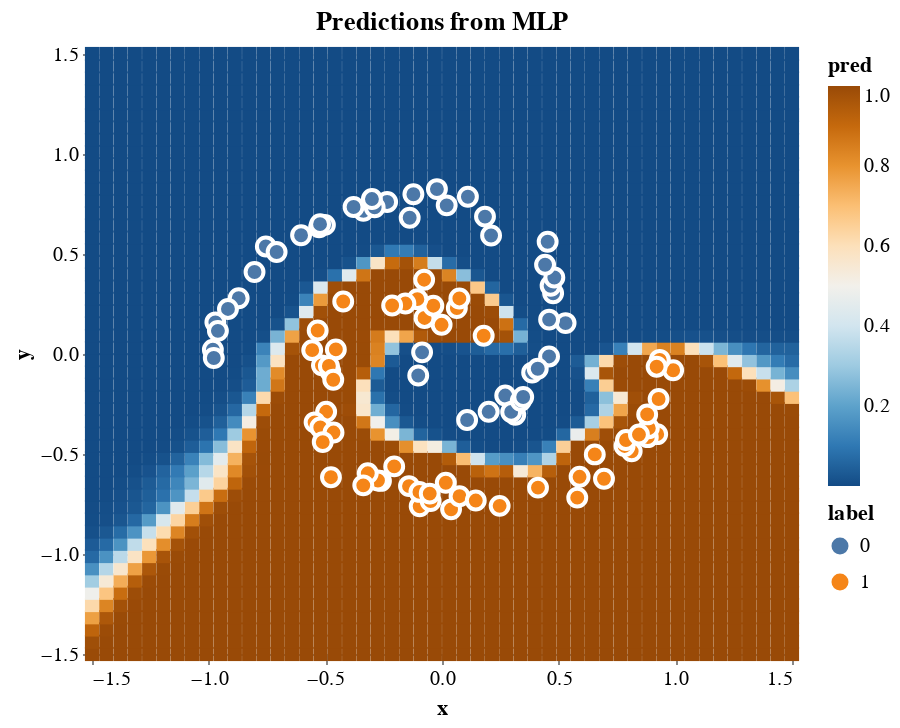

Notebook code for this chart:
### Code cell
# Plot predictions
pred_chart = prediction_plot(xs, y)
chart = pred_chart + spiral_chart
chart

### Figure 1 — Vega-Lite specification as saved in the notebook (floating-point values rounded to 4 significant figures; data arrays with more than 128 entries replaced by an {"elided": "..."} marker saying what was removed)
{"config": {"view": {"continuousWidth": 300, "continuousHeight": 300}}, "layer": [{"data": {"name": "data-d226f5ac77c2f7310d3b239c7c5e01b8"}, "mark": {"type": "square", "opacity": 1, "size": 50}, "encoding": {"color": {"field": "pred", "scale": {"scheme": "blueorange"}, "type": "quantitative"}, "x": {"field": "x", "scale": {"domain": [-1.5, 1.5], "nice": false}, "type": "quantitative"}, "y": {"field": "y", "scale": {"domain": [-1.5, 1.5], "nice": false}, "type": "quantitative"}}, "title": "Predictions from MLP"}, {"data": {"name": "data-ea5f926ea559a091408d708f08741c63"}, "mark": {"type": "circle", "opacity": 1, "size": 80, "stroke": "white"}, "encoding": {"color": {"field": "label", "type": "nominal"}, "x": {"field": "x", "scale": {"domain": [-1.5, 1.5], "nice": false}, "type": "quantitative"}, "y": {"field": "y", "scale": {"domain": [-1.5, 1.5], "nice": false}, "type": "quantitative"}}}], "height": 300, "width": 350, "$schema": "https://vega.github.io/schema/vega-lite/v5.20.1.json", "datasets": {"data-d226f5ac77c2f7310d3b239c7c5e01b8": {"elided": "2500 records"}, "data-ea5f926ea559a091408d708f08741c63": [{"x": -0.08531, "y": 0.008334, "label": 0}, {"x": 0.1787, "y": 0.09108, "label": 1}, {"x": 0.06364, "y": 0.2299, "label": 1}, {"x": -0.1018, "y": -0.1074, "label": 0}, {"x": -0.001736, "y": 0.1459, "label": 1}, {"x": 0.0744, "y": 0.2778, "label": 1}, {"x": -0.07479, "y": 0.1803, "label": 1}, {"x": -0.03717, "y": 0.2415, "label": 1}, {"x": -0.1055, "y": 0.2743, "label": 1}, {"x": -0.07655, "y": 0.3715, "label": 1}, {"x": -0.1569, "y": 0.2522, "label": 1}, {"x": 0.1076, "y": -0.33, "label": 0}, {"x": 0.2, "y": -0.2889, "label": 0}, {"x": -0.2137, "y": 0.2426, "label": 1}, {"x": 0.271, "y": -0.2078, "label": 0}, {"x": 0.3139, "y": -0.3035, "label": 0}, {"x": 0.2965, "y": -0.2895, "label": 0}, {"x": 0.3377, "y": -0.2342, "label": 0}, {"x": 0.348, "y": -0.2151, "label": 0}, {"x": -0.4233, "y": 0.2626, "label": 1}, {"x": 0.3863, "y": -0.09285, "label": 0}, {"x": -0.5328, "y": 0.1173, "label": 1}, {"x": -0.4549, "y": 0.02297, "label": 1}, {"x": 0.4588, "y": -0.01218, "label": 0}, {"x": 0.4103, "y": -0.07362, "label": 0}, {"x": -0.4793, "y": -0.08519, "label": 1}, {"x": -0.5563, "y": 0.01929, "label": 1}, {"x": -0.5145, "y": -0.05687, "label": 1}, {"x": -0.4848, "y": -0.05956, "label": 1}, {"x": 0.5296, "y": 0.1546, "label": 0}, {"x": -0.4661, "y": -0.1289, "label": 1}, {"x": 0.4591, "y": 0.1721, "label": 0}, {"x": -0.4965, "y": -0.289, "label": 1}, {"x": 0.4763, "y": 0.3038, "label": 0}, {"x": -0.546, "y": -0.3418, "label": 1}, {"x": -0.5216, "y": -0.3674, "label": 1}, {"x": 0.4655, "y": 0.3409, "label": 0}, {"x": -0.4649, "y": -0.3928, "label": 1}, {"x": -0.5111, "y": -0.4405, "label": 1}, {"x": 0.4814, "y": 0.3824, "label": 0}, {"x": 0.4417, "y": 0.4463, "label": 0}, {"x": -0.4759, "y": -0.616, "label": 1}, {"x": 0.4528, "y": 0.5614, "label": 0}, {"x": -0.2617, "y": -0.6344, "label": 1}, {"x": -0.2744, "y": -0.6326, "label": 1}, {"x": -0.3181, "y": -0.5966, "label": 1}, {"x": -0.3374, "y": -0.6567, "label": 1}, {"x": -0.2049, "y": -0.5619, "label": 1}, {"x": 0.2103, "y": 0.5924, "label": 0}, {"x": -0.1414, "y": -0.6604, "label": 1}, {"x": 0.1843, "y": 0.6871, "label": 0}, {"x": -0.09565, "y": -0.7615, "label": 1}, {"x": -0.09671, "y": -0.6895, "label": 1}, {"x": -0.04871, "y": -0.7354, "label": 1}, {"x": -0.05257, "y": -0.698, "label": 1}, {"x": 0.111, "y": 0.7862, "label": 0}, {"x": 0.01628, "y": -0.6439, "label": 1}, {"x": -0.02177, "y": 0.8245, "label": 0}, {"x": 0.02014, "y": 0.7434, "label": 0}, {"x": 0.03891, "y": -0.7766, "label": 1}, {"x": 0.07513, "y": -0.7111, "label": 1}, {"x": -0.1226, "y": 0.7989, "label": 0}, {"x": 0.1447, "y": -0.7328, "label": 1}, {"x": -0.1385, "y": 0.6813, "label": 0}, {"x": 0.2471, "y": -0.7594, "label": 1}, {"x": -0.337, "y": 0.7159, "label": 0}, {"x": -0.2352, "y": 0.7603, "label": 0}, {"x": -0.2886, "y": 0.7335, "label": 0}, {"x": -0.3003, "y": 0.7748, "label": 0}, {"x": -0.379, "y": 0.7349, "label": 0}, {"x": 0.4114, "y": -0.6682, "label": 1}, {"x": 0.5797, "y": -0.7181, "label": 1}, {"x": -0.5267, "y": 0.6338, "label": 0}, {"x": -0.5018, "y": 0.6456, "label": 0}, {"x": -0.5226, "y": 0.6492, "label": 0}, {"x": 0.5896, "y": -0.6141, "label": 1}, {"x": 0.6548, "y": -0.502, "label": 1}, {"x": -0.604, "y": 0.5938, "label": 0}, {"x": 0.6942, "y": -0.6237, "label": 1}, {"x": -0.7549, "y": 0.5377, "label": 0}, {"x": -0.7088, "y": 0.5101, "label": 0}, {"x": 0.813, "y": -0.4865, "label": 1}, {"x": -0.8035, "y": 0.4101, "label": 0}, {"x": 0.7825, "y": -0.4598, "label": 1}, {"x": 0.7886, "y": -0.4302, "label": 1}, {"x": 0.9223, "y": -0.4007, "label": 1}, {"x": 0.8819, "y": -0.4159, "label": 1}, {"x": 0.8863, "y": -0.371, "label": 1}, {"x": 0.8441, "y": -0.4027, "label": 1}, {"x": -0.8713, "y": 0.2788, "label": 0}, {"x": 0.8793, "y": -0.302, "label": 1}, {"x": 0.9283, "y": -0.2249, "label": 1}, {"x": -0.9712, "y": 0.1584, "label": 0}, {"x": -0.9173, "y": 0.2253, "label": 0}, {"x": 0.9907, "y": -0.08121, "label": 1}, {"x": -0.982, "y": 0.02178, "label": 0}, {"x": -0.9604, "y": 0.1156, "label": 0}, {"x": 0.9332, "y": -0.02925, "label": 1}, {"x": 0.9199, "y": -0.06352, "label": 1}, {"x": -0.978, "y": -0.01986, "label": 0}]}}
